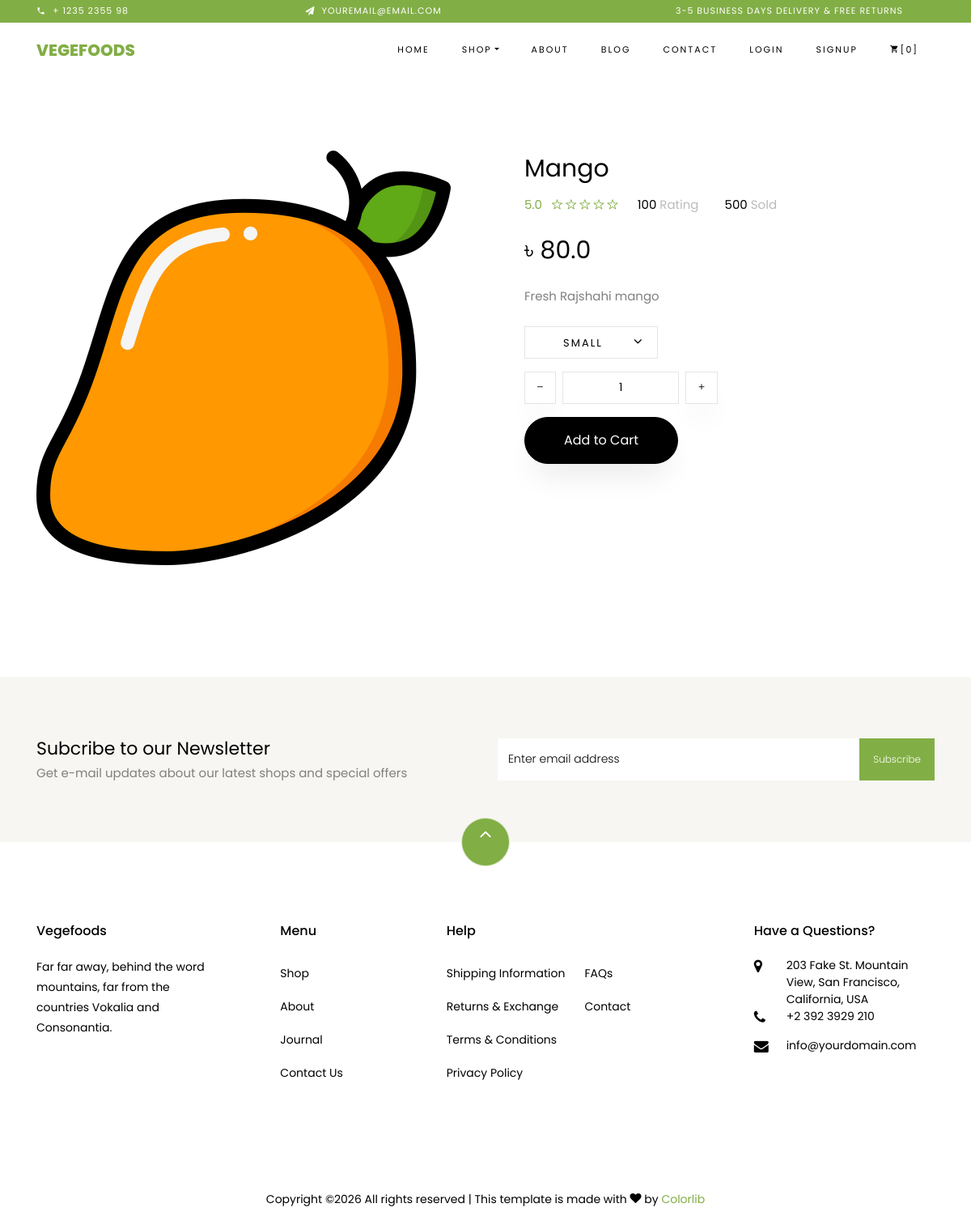
Screenshot of /fruit-details/5 with the database file from the repository.
### shop/models.py (models this page shows, shortened)
class Fruit(models.Model):
    title = models.CharField(max_length=200)
    selling_price = models.FloatField()
    discounted_price = models.FloatField()
    description = models.CharField(max_length=500)
    fruit_image = models.ImageField(upload_to='fruit-img')

### shop/views.py (the view)
# urls.py: path('fruit-details/<int:id>', views.FruitDetail.as_view(), name='fruit-detail'),
class FruitDetail(View):
    def get(self, request, id):
        fruit = Fruit.objects.get(id=id)
        return render(request, 'product-single.html', {'fruit': fruit})

### templates/product-single.html (shortened to what this page needs)
{% load static %}
<!DOCTYPE html>
<html lang="en">
<head>
    <link rel="stylesheet" href="{% static 'css/open-iconic-bootstrap.min.css' %}">
    <link rel="stylesheet" href="{% static 'css/animate.css' %}">
    <link rel="stylesheet" href="{% static 'css/owl.carousel.min.css' %}">
    <link rel="stylesheet" href="{% static 'css/owl.theme.default.min.css' %}">
    <link rel="stylesheet" href="{% static 'css/magnific-popup.css' %}">
    <link rel="stylesheet" href="{% static 'css/aos.css' %}">
    <link rel="stylesheet" href="{% static 'css/ionicons.min.css' %}">
    <link rel="stylesheet" href="{% static 'css/bootstrap-datepicker.css' %}">
    <link rel="stylesheet" href="{% static 'css/jquery.timepicker.css' %}">
    <link rel="stylesheet" href="{% static 'css/flaticon.css' %}">
    <link rel="stylesheet" href="{% static 'css/icomoon.css' %}">
    <link rel="stylesheet" href="{% static 'css/style.css' %}">
</head>
<body class="goto-here">
<div class="py-1 bg-primary">
    <div class="container">
        <div class="row no-gutters d-flex align-items-start align-items-center px-md-0">
            <div class="col-lg-12 d-block">
                <div class="row d-flex">
                    <div class="col-md pr-4 d-flex topper align-items-center">
                        <div class="icon mr-2 d-flex justify-content-center align-items-center"><span
                                class="icon-phone2"></span></div>
                        <span class="text">+ 1235 2355 98</span>
                    </div>
                    <div class="col-md pr-4 d-flex topper align-items-center">
                        <div class="icon mr-2 d-flex justify-content-center align-items-center"><span
                                class="icon-paper-plane"></span></div>
                        <span class="text">youremail@email.com</span>
                    </div>
                    <div class="col-md-5 pr-4 d-flex topper align-items-center text-lg-right">
                        <span class="text">3-5 Business days delivery &amp; Free Returns</span>
                    </div>
                </div>
            </div>
        </div>
    </div>
</div>
<nav class="navbar navbar-expand-lg navbar-dark ftco_navbar bg-dark ftco-navbar-light" id="ftco-navbar">
    <div class="container">
        <a class="navbar-brand" href="index.html">Vegefoods</a>
        <div class="collapse navbar-collapse" id="ftco-nav">
            <ul class="navbar-nav ml-auto">
                <li class="nav-item"><a href="index.html" class="nav-link">Home</a></li>
                <li class="nav-item active dropdown">
                    <a class="nav-link dropdown-toggle" href="#" id="dropdown04" data-toggle="dropdown"
                       aria-haspopup="true" aria-expanded="false">Shop</a>
                </li>
                <li class="nav-item"><a href="about.html" class="nav-link">About</a></li>
                <li class="nav-item"><a href="blog.html" class="nav-link">Blog</a></li>
                <li class="nav-item"><a href="contact.html" class="nav-link">Contact</a></li>
                {% if user.is_authenticated %}
                <li class="nav-item">
                    <form method="post" action="{% url 'logout' %}">
                        {% csrf_token %}
                        <button type="submit" class="nav-link">Logout</button>
                    </form>
                </li>
                {% else %}
                <li class="nav-item"><a href="{% url 'login' %}" class="nav-link">Login</a></li>
                <li class="nav-item"><a href="{% url 'signup' %}" class="nav-link">Signup</a></li>
                {% endif %}
                <li class="nav-item cta cta-colored"><a href="cart.html" class="nav-link"><span
                        class="icon-shopping_cart"></span>[0]</a></li>
            </ul>
        </div>
    </div>
</nav>
<section class="ftco-section">
    <div class="container">
        <div class="row">
            <div class="col-lg-6 mb-5 ftco-animate">
                <a href="{% static 'images/product-1.jpg' %}" class="image-popup"><img src="{{ fruit.fruit_image.url }}"
                                                                                       class="img-fluid"
                                                                                       alt="Colorlib Template"></a>
            </div>
            <div class="col-lg-6 product-details pl-md-5 ftco-animate">
                <h3>{{ fruit.title }}</h3>
                <div class="rating d-flex">
                    <p class="text-left mr-4">
                        <a href="#" class="mr-2">5.0</a>
                        <a href="#"><span class="ion-ios-star-outline"></span></a>
                        <a href="#"><span class="ion-ios-star-outline"></span></a>
                        <a href="#"><span class="ion-ios-star-outline"></span></a>
                        <a href="#"><span class="ion-ios-star-outline"></span></a>
                        <a href="#"><span class="ion-ios-star-outline"></span></a>
                    </p>
                    <p class="text-left mr-4">
                        <a href="#" class="mr-2" style="color: #000;">100 <span style="color: #bbb;">Rating</span></a>
                    </p>
                    <p class="text-left">
                        <a href="#" class="mr-2" style="color: #000;">500 <span style="color: #bbb;">Sold</span></a>
                    </p>
                </div>
                <p class="price"><span>৳ {{ fruit.discounted_price }}</span></p>
                <p>{{ fruit.description }}</p>
                <div class="row mt-4">
                    <div class="col-md-6">
                        <div class="form-group d-flex">
                            <div class="select-wrap">
                                <div class="icon"><span class="ion-ios-arrow-down"></span></div>
                                <select name="" id="" class="form-control">
                                    <option value="">Small</option>
                                </select>
                            </div>
                        </div>
                    </div>
                    <div class="input-group col-md-6 d-flex mb-3">
	             	<span class="input-group-btn mr-2">
	                	<button type="button" class="quantity-left-minus btn" data-type="minus" data-field="">
	                   <i class="ion-ios-remove"></i>
	                	</button>
	            		</span>
                        <input type="text" id="quantity" name="quantity" class="form-control input-number" value="1"
                               min="1" max="100">
                        <span class="input-group-btn ml-2">
	                	<button type="button" class="quantity-right-plus btn" data-type="plus" data-field="">
	                     <i class="ion-ios-add"></i>
	                 </button>
	             	</span>
                    </div>
                </div>
                <p><a href="cart.html" class="btn btn-black py-3 px-5">Add to Cart</a></p>
            </div>
        </div>
    </div>
</section>
<section class="ftco-section ftco-no-pt ftco-no-pb py-5 bg-light">
    <div class="container py-4">
        <div class="row d-flex justify-content-center py-5">
            <div class="col-md-6">
                <h2 style="font-size: 22px;" class="mb-0">Subcribe to our Newsletter</h2>
                <span>Get e-mail updates about our latest shops and special offers</span>
            </div>
            <div class="col-md-6 d-flex align-items-center">
                <form action="#" class="subscribe-form">
                    <div class="form-group d-flex">
                        <input type="text" class="form-control" placeholder="Enter email address">
                        <input type="submit" value="Subscribe" class="submit px-3">
                    </div>
                </form>
            </div>
        </div>
    </div>
</section>
<footer class="ftco-footer ftco-section">
    <div class="container">
        <div class="row">
            <div class="mouse">
                <a href="#" class="mouse-icon">
                    <div class="mouse-wheel"><span class="ion-ios-arrow-up"></span></div>
                </a>
            </div>
        </div>
        <div class="row mb-5">
            <div class="col-md">
                <div class="ftco-footer-widget mb-4">
                    <h2 class="ftco-heading-2">Vegefoods</h2>
                    <p>Far far away, behind the word mountains, far from the countries Vokalia and Consonantia.</p>
                    <ul class="ftco-footer-social list-unstyled float-md-left float-lft mt-5">
                    </ul>
                </div>
            </div>
            <div class="col-md">
                <div class="ftco-footer-widget mb-4 ml-md-5">
                    <h2 class="ftco-heading-2">Menu</h2>
                    <ul class="list-unstyled">
                        <li><a href="#" class="py-2 d-block">Shop</a></li>
                        <li><a href="#" class="py-2 d-block">About</a></li>
                        <li><a href="#" class="py-2 d-block">Journal</a></li>
                        <li><a href="#" class="py-2 d-block">Contact Us</a></li>
                    </ul>
                </div>
            </div>
            <div class="col-md-4">
                <div class="ftco-footer-widget mb-4">
                    <h2 class="ftco-heading-2">Help</h2>
                    <div class="d-flex">
                        <ul class="list-unstyled mr-l-5 pr-l-3 mr-4">
                            <li><a href="#" class="py-2 d-block">Shipping Information</a></li>
                            <li><a href="#" class="py-2 d-block">Returns &amp; Exchange</a></li>
                            <li><a href="#" class="py-2 d-block">Terms &amp; Conditions</a></li>
                            <li><a href="#" class="py-2 d-block">Privacy Policy</a></li>
                        </ul>
                        <ul class="list-unstyled">
                            <li><a href="#" class="py-2 d-block">FAQs</a></li>
                            <li><a href="#" class="py-2 d-block">Contact</a></li>
                        </ul>
                    </div>
                </div>
            </div>
            <div class="col-md">
                <div class="ftco-footer-widget mb-4">
                    <h2 class="ftco-heading-2">Have a Questions?</h2>
                    <div class="block-23 mb-3">
                        <ul>
                            <li><span class="icon icon-map-marker"></span><span class="text">203 Fake St. Mountain View, San Francisco, California, USA</span>
                            </li>
                            <li><a href="#"><span class="icon icon-phone"></span><span
                                    class="text">+2 392 3929 210</span></a></li>
                            <li><a href="#"><span class="icon icon-envelope"></span><span class="text">info@yourdomain.com</span></a>
                            </li>
                        </ul>
                    </div>
                </div>
            </div>
        </div>
        <div class="row">
            <div class="col-md-12 text-center">
                <p>
                    Copyright &copy;<script>document.write(new Date().getFullYear());</script>
                    All rights reserved | This template is made with <i class="icon-heart color-danger"
                                                                        aria-hidden="true"></i> by <a
                            href="https://colorlib.com" target="_blank">Colorlib</a>
                </p>
            </div>
        </div>
    </div>
</footer>
</body>
</html>

### static/css/icomoon.css (style rules this page uses)
[class^="icon-"], [class*=" icon-"] { font-family: 'icomoon' !important; speak: none; font-style: normal; font-weight: normal; font-variant: normal; text-transform: none; line-height: 1; -webkit-font-smoothing: antialiased; -moz-osx-font-smoothing: grayscale; }
.icon-heart:before { content: "\f004"; }
.icon-map-marker:before { content: "\f041"; }
.icon-phone:before { content: "\f095"; }
.icon-envelope:before { content: "\f0e0"; }
.icon-paper-plane:before { content: "\f1d8"; }
.icon-phone2:before { content: "\e0cd"; }
.icon-shopping_cart:before { content: "\e8cc"; }

### rows the page displays
Fruit: fruit_image (picture), title "Mango", discounted_price "80.0", description "Fresh Rajshahi mango"
